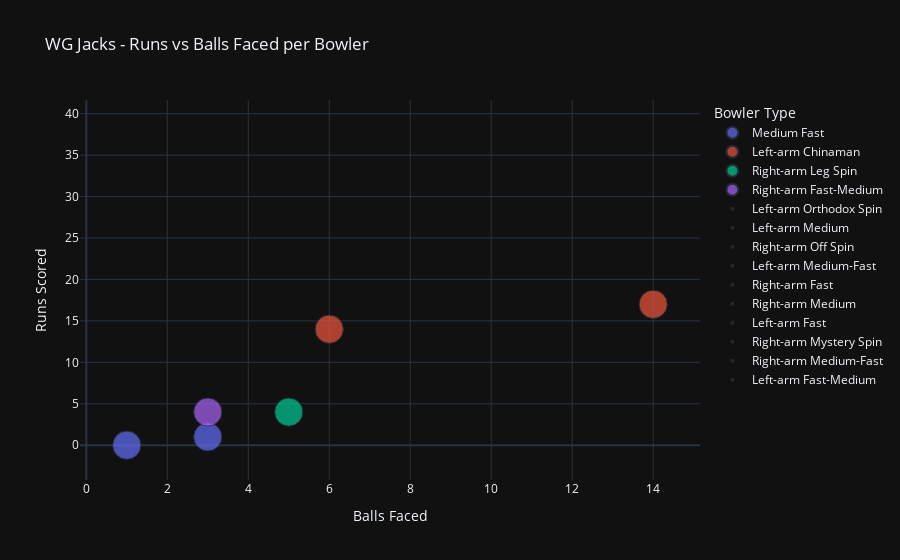

The notebook cell this image was saved under:
### Code cell
import plotly.express as px

fig = px.scatter(
    batsman_vs_bowlers_df, 
    x="Balls", 
    y="Runs", 
    color="Bowler Type", 
    size="Times_Dismissed",  
    hover_data=["bowler", "SR", "AVG", "Boundary%"],  
    title=f"{batsman_name} - Runs vs Balls Faced per Bowler",
    labels={"Balls": "Balls Faced", "Runs": "Runs Scored"},
    template="plotly_dark"  
)
fig.show()

### Figure 1 — Plotly figure (JSON) as saved in the notebook; plotly's stock layout.template omitted (floating-point values rounded to 4 significant figures)
{"data": [{"customdata": [["AD Russell", 0, 0, 0], ["V Kaverappa", 33.33, 1, 0]], "hovertemplate": "Bowler Type=Medium Fast<br>Balls Faced=%{x}<br>Runs Scored=%{y}<br>Times_Dismissed=%{marker.size}<br>bowler=%{customdata[0]}<br>SR=%{customdata[1]}<br>AVG=%{customdata[2]}<br>Boundary%=%{customdata[3]}<extra></extra>", "legendgroup": "Medium Fast", "marker": {"color": "#636efa", "size": [1, 1], "sizemode": "area", "sizeref": 0.0025, "symbol": "circle"}, "mode": "markers", "name": "Medium Fast", "orientation": "v", "showlegend": true, "type": "scatter", "x": [1, 3], "xaxis": "x", "y": [0, 1], "yaxis": "y"}, {"customdata": [["Kuldeep Yadav", 233.3, 14, 33.33], ["Noor Ahmad", 121.4, 17, 14.29]], "hovertemplate": "Bowler Type=Left-arm Chinaman<br>Balls Faced=%{x}<br>Runs Scored=%{y}<br>Times_Dismissed=%{marker.size}<br>bowler=%{customdata[0]}<br>SR=%{customdata[1]}<br>AVG=%{customdata[2]}<br>Boundary%=%{customdata[3]}<extra></extra>", "legendgroup": "Left-arm Chinaman", "marker": {"color": "#EF553B", "size": [1, 1], "sizemode": "area", "sizeref": 0.0025, "symbol": "circle"}, "mode": "markers", "name": "Left-arm Chinaman", "orientation": "v", "showlegend": true, "type": "scatter", "x": [6, 14], "xaxis": "x", "y": [14, 17], "yaxis": "y"}, {"customdata": [["M Markande", 80, 4, 0], ["Suyash Sharma", 66.67, 2, 0], ["Rashid Khan", 269.2, 35, 38.46]], "hovertemplate": "Bowler Type=Right-arm Leg Spin<br>Balls Faced=%{x}<br>Runs Scored=%{y}<br>Times_Dismissed=%{marker.size}<br>bowler=%{customdata[0]}<br>SR=%{customdata[1]}<br>AVG=%{customdata[2]}<br>Boundary%=%{customdata[3]}<extra></extra>", "legendgroup": "Right-arm Leg Spin", "marker": {"color": "#00cc96", "size": [1, 0, 0], "sizemode": "area", "sizeref": 0.0025, "symbol": "circle"}, "mode": "markers", "name": "Right-arm Leg Spin", "orientation": "v", "showlegend": true, "type": "scatter", "x": [5, 3, 13], "xaxis": "x", "y": [4, 2, 35], "yaxis": "y"}, {"customdata": [["Akash Madhwal", 133.3, 4, 33.33]], "hovertemplate": "Bowler Type=Right-arm Fast-Medium<br>Balls Faced=%{x}<br>Runs Scored=%{y}<br>Times_Dismissed=%{marker.size}<br>bowler=%{customdata[0]}<br>SR=%{customdata[1]}<br>AVG=%{customdata[2]}<br>Boundary%=%{customdata[3]}<extra></extra>", "legendgroup": "Right-arm Fast-Medium", "marker": {"color": "#ab63fa", "size": [1], "sizemode": "area", "sizeref": 0.0025, "symbol": "circle"}, "mode": "markers", "name": "Right-arm Fast-Medium", "orientation": "v", "showlegend": true, "type": "scatter", "x": [3], "xaxis": "x", "y": [4], "yaxis": "y"}, {"customdata": [["R Sai Kishore", 200, 10, 20], ["Shahbaz Ahmed", 33.33, 1, 0], ["AR Patel", 75, 6, 0]], "hovertemplate": "Bowler Type=Left-arm Orthodox Spin<br>Balls Faced=%{x}<br>Runs Scored=%{y}<br>Times_Dismissed=%{marker.size}<br>bowler=%{customdata[0]}<br>SR=%{customdata[1]}<br>AVG=%{customdata[2]}<br>Boundary%=%{customdata[3]}<extra></extra>", "legendgroup": "Left-arm Orthodox Spin", "marker": {"color": "#FFA15A", "size": [0, 0, 0], "sizemode": "area", "sizeref": 0.0025, "symbol": "circle"}, "mode": "markers", "name": "Left-arm Orthodox Spin", "orientation": "v", "showlegend": true, "type": "scatter", "x": [5, 3, 8], "xaxis": "x", "y": [10, 1, 6], "yaxis": "y"}, {"customdata": [["T Natarajan", 100, 3, 0], ["JD Unadkat", 250, 5, 50]], "hovertemplate": "Bowler Type=Left-arm Medium<br>Balls Faced=%{x}<br>Runs Scored=%{y}<br>Times_Dismissed=%{marker.size}<br>bowler=%{customdata[0]}<br>SR=%{customdata[1]}<br>AVG=%{customdata[2]}<br>Boundary%=%{customdata[3]}<extra></extra>", "legendgroup": "Left-arm Medium", "marker": {"color": "#19d3f3", "size": [0, 0], "sizemode": "area", "sizeref": 0.0025, "symbol": "circle"}, "mode": "markers", "name": "Left-arm Medium", "orientation": "v", "showlegend": true, "type": "scatter", "x": [3, 2], "xaxis": "x", "y": [3, 5], "yaxis": "y"}, {"customdata": [["SP Narine", 80, 8, 10]], "hovertemplate": "Bowler Type=Right-arm Off Spin<br>Balls Faced=%{x}<br>Runs Scored=%{y}<br>Times_Dismissed=%{marker.size}<br>bowler=%{customdata[0]}<br>SR=%{customdata[1]}<br>AVG=%{customdata[2]}<br>Boundary%=%{customdata[3]}<extra></extra>", "legendgroup": "Right-arm Off Spin", "marker": {"color": "#FF6692", "size": [0], "sizemode": "area", "sizeref": 0.0025, "symbol": "circle"}, "mode": "markers", "name": "Right-arm Off Spin", "orientation": "v", "showlegend": true, "type": "scatter", "x": [10], "xaxis": "x", "y": [8], "yaxis": "y"}, {"customdata": [["SM Curran", 275, 11, 50], ["J Little", 0, 0, 0]], "hovertemplate": "Bowler Type=Left-arm Medium-Fast<br>Balls Faced=%{x}<br>Runs Scored=%{y}<br>Times_Dismissed=%{marker.size}<br>bowler=%{customdata[0]}<br>SR=%{customdata[1]}<br>AVG=%{customdata[2]}<br>Boundary%=%{customdata[3]}<extra></extra>", "legendgroup": "Left-arm Medium-Fast", "marker": {"color": "#B6E880", "size": [0, 0], "sizemode": "area", "sizeref": 0.0025, "symbol": "circle"}, "mode": "markers", "name": "Left-arm Medium-Fast", "orientation": "v", "showlegend": true, "type": "scatter", "x": [4, 1], "xaxis": "x", "y": [11, 0], "yaxis": "y"}, {"customdata": [["Rasikh Salam", 171.4, 12, 28.57], ["JJ Bumrah", 133.3, 4, 33.33], ["MM Sharma", 325, 39, 58.33]], "hovertemplate": "Bowler Type=Right-arm Fast<br>Balls Faced=%{x}<br>Runs Scored=%{y}<br>Times_Dismissed=%{marker.size}<br>bowler=%{customdata[0]}<br>SR=%{customdata[1]}<br>AVG=%{customdata[2]}<br>Boundary%=%{customdata[3]}<extra></extra>", "legendgroup": "Right-arm Fast", "marker": {"color": "#FF97FF", "size": [0, 0, 0], "sizemode": "area", "sizeref": 0.0025, "symbol": "circle"}, "mode": "markers", "name": "Right-arm Fast", "orientation": "v", "showlegend": true, "type": "scatter", "x": [7, 3, 12], "xaxis": "x", "y": [12, 4, 39], "yaxis": "y"}, {"customdata": [["Mukesh Kumar", 50, 1, 0]], "hovertemplate": "Bowler Type=Right-arm Medium<br>Balls Faced=%{x}<br>Runs Scored=%{y}<br>Times_Dismissed=%{marker.size}<br>bowler=%{customdata[0]}<br>SR=%{customdata[1]}<br>AVG=%{customdata[2]}<br>Boundary%=%{customdata[3]}<extra></extra>", "legendgroup": "Right-arm Medium", "marker": {"color": "#FECB52", "size": [0], "sizemode": "area", "sizeref": 0.0025, "symbol": "circle"}, "mode": "markers", "name": "Right-arm Medium", "orientation": "v", "showlegend": true, "type": "scatter", "x": [2], "xaxis": "x", "y": [1], "yaxis": "y"}, {"customdata": [["MA Starc", 366.7, 22, 66.67]], "hovertemplate": "Bowler Type=Left-arm Fast<br>Balls Faced=%{x}<br>Runs Scored=%{y}<br>Times_Dismissed=%{marker.size}<br>bowler=%{customdata[0]}<br>SR=%{customdata[1]}<br>AVG=%{customdata[2]}<br>Boundary%=%{customdata[3]}<extra></extra>", "legendgroup": "Left-arm Fast", "marker": {"color": "#636efa", "size": [0], "sizemode": "area", "sizeref": 0.0025, "symbol": "circle"}, "mode": "markers", "name": "Left-arm Fast", "orientation": "v", "showlegend": true, "type": "scatter", "x": [6], "xaxis": "x", "y": [22], "yaxis": "y"}, {"customdata": [["CV Varun", 214.3, 15, 42.86]], "hovertemplate": "Bowler Type=Right-arm Mystery Spin<br>Balls Faced=%{x}<br>Runs Scored=%{y}<br>Times_Dismissed=%{marker.size}<br>bowler=%{customdata[0]}<br>SR=%{customdata[1]}<br>AVG=%{customdata[2]}<br>Boundary%=%{customdata[3]}<extra></extra>", "legendgroup": "Right-arm Mystery Spin", "marker": {"color": "#EF553B", "size": [0], "sizemode": "area", "sizeref": 0.0025, "symbol": "circle"}, "mode": "markers", "name": "Right-arm Mystery Spin", "orientation": "v", "showlegend": true, "type": "scatter", "x": [7], "xaxis": "x", "y": [15], "yaxis": "y"}, {"customdata": [["Harshit Rana", 160, 8, 20]], "hovertemplate": "Bowler Type=Right-arm Medium-Fast<br>Balls Faced=%{x}<br>Runs Scored=%{y}<br>Times_Dismissed=%{marker.size}<br>bowler=%{customdata[0]}<br>SR=%{customdata[1]}<br>AVG=%{customdata[2]}<br>Boundary%=%{customdata[3]}<extra></extra>", "legendgroup": "Right-arm Medium-Fast", "marker": {"color": "#00cc96", "size": [0], "sizemode": "area", "sizeref": 0.0025, "symbol": "circle"}, "mode": "markers", "name": "Right-arm Medium-Fast", "orientation": "v", "showlegend": true, "type": "scatter", "x": [5], "xaxis": "x", "y": [8], "yaxis": "y"}, {"customdata": [["KK Ahmed", 114.3, 8, 14.29]], "hovertemplate": "Bowler Type=Left-arm Fast-Medium<br>Balls Faced=%{x}<br>Runs Scored=%{y}<br>Times_Dismissed=%{marker.size}<br>bowler=%{customdata[0]}<br>SR=%{customdata[1]}<br>AVG=%{customdata[2]}<br>Boundary%=%{customdata[3]}<extra></extra>", "legendgroup": "Left-arm Fast-Medium", "marker": {"color": "#ab63fa", "size": [0], "sizemode": "area", "sizeref": 0.0025, "symbol": "circle"}, "mode": "markers", "name": "Left-arm Fast-Medium", "orientation": "v", "showlegend": true, "type": "scatter", "x": [7], "xaxis": "x", "y": [8], "yaxis": "y"}], "layout": {"autosize": true, "legend": {"itemsizing": "constant", "title": {"text": "Bowler Type"}, "tracegroupgap": 0}, "title": {"text": "WG Jacks - Runs vs Balls Faced per Bowler"}, "xaxis": {"anchor": "y", "autorange": true, "domain": [0, 1], "range": [-0.3974, 15.4], "title": {"text": "Balls Faced"}, "type": "linear"}, "yaxis": {"anchor": "x", "autorange": true, "domain": [0, 1], "range": [-6.758, 42.27], "title": {"text": "Runs Scored"}, "type": "linear"}}}
